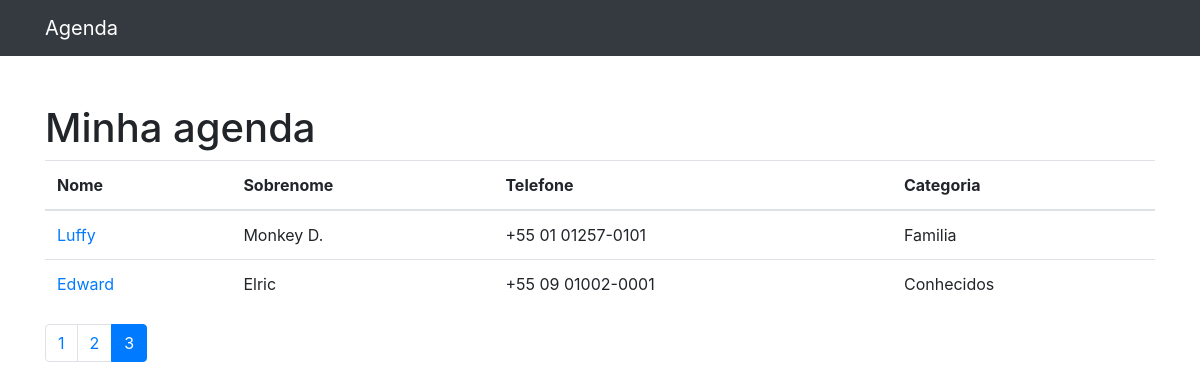
/?page=3, run on the app's committed database.
### contatos/models.py (models this page shows, shortened)
class Contato(models.Model):
    nome = models.CharField(max_length=255)
    sobrenome = models.CharField(max_length=255, blank=True)
    telefone = models.CharField(max_length=255)
    email = models.CharField(max_length=255, blank=True)
    data_criacao = models.DateTimeField(default=timezone.now)
    descricao = models.TextField(blank=True)
    categoria = models.ForeignKey(Categoria, on_delete=models.DO_NOTHING)
    mostrar = models.BooleanField(default=True)

class Categoria(models.Model):
    nome = models.CharField(max_length=255)
    def __str__(self):
        return self.nome

### contatos/views.py (the view)
# urls.py: path('', views.index, name='index'),
def index(request):
    contatos = Contato.objects.all()
    paginator = Paginator(contatos, 5)  # Mostra 5 contatos por página.
    page_number = request.GET.get('page')
    contatos = paginator.get_page(page_number)
    return render(request, 'contatos/index.html', {
        'contatos': contatos
    })

### contatos/templates/contatos/index.html (shortened to what this page needs)
{% extends 'base.html'%}
{%block conteudo%}
<h1 class="mt-5">Minha agenda</h1>
<table class="table">
  <thead>
    <tr>
      <th>Nome</th>
      <th>Sobrenome</th>
      <th>Telefone</th>
      <th>Categoria</th>
    </tr>
  </thead>
  <tbody>
    {% for contato in contatos %}
      {% if contato.mostrar %}
    <tr>
      <td>
        <a href="{% url 'ver_contato' contato.id %}">{{ contato.nome }}</a>
      </td>
      <td>{{ contato.sobrenome }}</td>
      <td>{{ contato.telefone }}</td>
      <td>{{ contato.categoria }}</td>
    </tr>
      {% endif %}
    {% endfor %}
  </tbody>
</table>
<nav aria-label="Page navigation example">
  <ul class="pagination">
    {% for pagina in contatos.paginator.page_range %}
    {% if contatos.number == pagina %}
    <li class="page-item active">
      <a class="page-link" href="?page={{ pagina }}">{{ pagina }}</a>
    </li>
      {% else %}
    <li class="page-item">
      <a class="page-link" href="?page={{ pagina }}">{{ pagina }}</a>
    </li>
    {% endif %}
    {% endfor %}
  </ul>
</nav>
{%endblock%}

### data on the page
Contato: nome "Luffy", sobrenome "Monkey D.", telefone "+55 01 01257-0101", categoria "Familia"
Contato: nome "Edward", sobrenome "Elric", telefone "+55 09 01002-0001", categoria "Conhecidos"

### other printed values
{{ pagina }} "1" "2"
{{ pagina }} "3"
